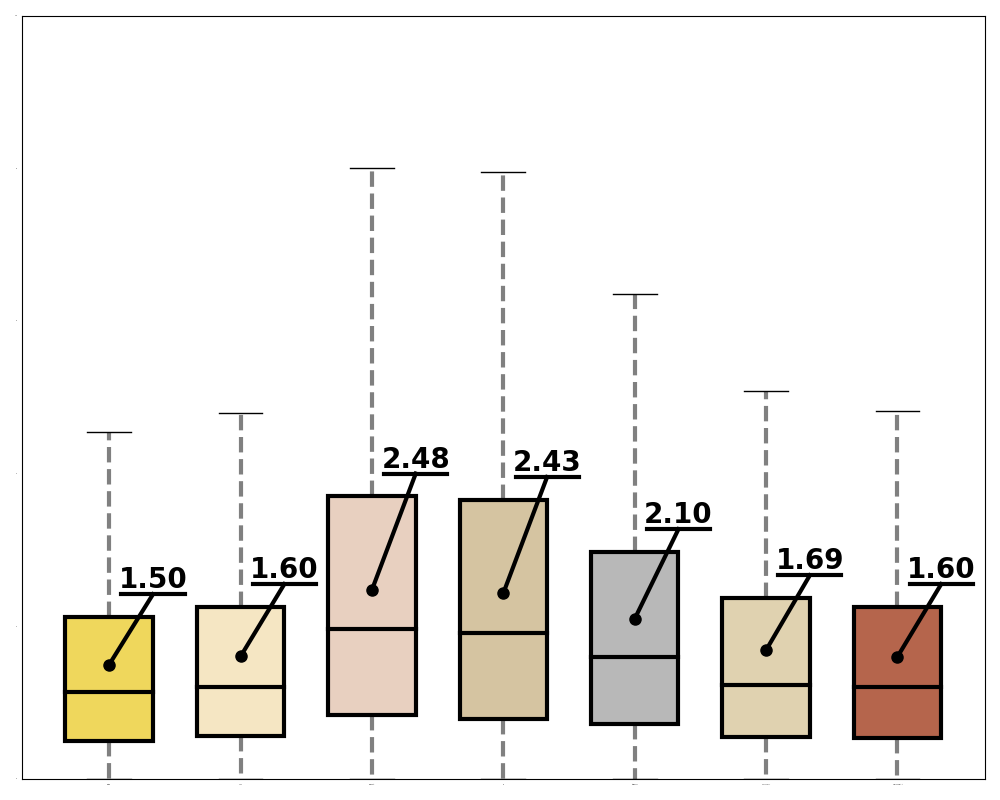

This figure's Python source:
import os 
import matplotlib.pyplot as plt
import numpy as np
from pathlib import Path

script_dir = os.path.dirname(os.path.abspath(__file__))
data_dir = f'{Path(script_dir).parent}/data'
results_dict = np.load(f'{data_dir}/FMAE_fig3b_system_capacity.npy', allow_pickle=True).item()

print(results_dict)
vit_pretrained_ae_from_dict = np.concatenate(results_dict['System']['FMAE']['AE_list'])
LSTM_ae_from_dict = np.concatenate(results_dict['System']['LSTM']['AE_list'])
RF_ae_from_dict = np.concatenate(results_dict['System']['RF']['AE_list'])
XGBoost_ae_from_dict = np.concatenate(results_dict['System']['XGBoost']['AE_list'])
patchtst_ae_from_dict = np.concatenate(results_dict['System']['PatchTST']['AE_list'])
itransformer_ae_from_dict = np.concatenate(results_dict['System']['iTransformer']['AE_list'])
timemixer_ae_from_dict = np.concatenate(results_dict['System']['TimeMixer++']['AE_list'])

# withour numbers
fig, ax = plt.subplots(figsize = (10,8))

visualize_orders = ['FMAE', 'LSTM', 'XGBoost', 'RF', 'PatchTST', 'iTransformer', 'TimeMixer++']
data = [list(np.concatenate(results_dict['System'][order]['AE_list'])) for order in visualize_orders]
colors = [results_dict['System'][order]['color'] for order in visualize_orders]
positions = [(len(data)-1)/(len(data)+1) *(i+1)  for i in range(0, len(data))]
# box plot
boxplot = plt.boxplot(
    data,
    positions = positions,
    patch_artist=True,  
    showfliers=False,   
    labels=visualize_orders,   
    widths = 0.5,
    medianprops=dict(
        color='black',        
        linewidth=3           
    )
)

ae_means = [np.mean(val) for val in data]
box_upper_bounds = [np.percentile(ae, 75) for ae in data]

# draw mean point
for i in range(len(ae_means)):
    ax.plot(positions[i], ae_means[i], 'black', markersize=8, marker='o',zorder=5)  #
    ax.text(positions[i]+0.25, box_upper_bounds[i]+0.3 , f'{ae_means[i]:.2f}',
            ha='center', va='bottom', fontsize=20, 
            color='black', fontweight='bold')
    ax.plot([positions[i], positions[i]+0.25], [ae_means[i], box_upper_bounds[i]+0.3],color='black', linestyle='-', linewidth=3,zorder=5) # mean to text
    ax.plot([positions[i]+0.07, positions[i]+0.43], [box_upper_bounds[i]+0.3, box_upper_bounds[i]+0.3],color='black', linestyle='-', linewidth=3,zorder=5) # hline
    
# fill color for boxes
for box, color in zip(boxplot["boxes"], colors):
    box.set_facecolor(color)
    box.set_edgecolor("black")
    box.set_linewidth(3)
 
plt.setp(boxplot["whiskers"], color="gray", linestyle="--", linewidth = 3)
plt.tick_params(axis='x', which='major', length = 0, labelsize=0)
plt.tick_params(axis='y', which='major', length = 0, labelsize=0)  
plt.ylim(bottom= 0, top = 10)
plt.tight_layout()
plt.savefig(os.path.join(script_dir, f'FMAE_fig3b_system_capacity.png'))
plt.close()

# with numbers
fig, ax = plt.subplots(figsize = (10,8))

visualize_orders = ['FMAE', 'LSTM', 'XGBoost', 'RF', 'PatchTST', 'iTransformer', 'TimeMixer++']
data = [list(np.concatenate(results_dict['System'][order]['AE_list'])) for order in visualize_orders]
colors = [results_dict['System'][order]['color'] for order in visualize_orders]
positions = [(len(data)-1)/(len(data)+1) *(i+1)  for i in range(0, len(data))]
# box plot
boxplot = plt.boxplot(
    data,
    positions = positions,
    patch_artist=True,  
    showfliers=False,   
    labels=visualize_orders,   
    widths = 0.5,
    medianprops=dict(
        color='black',        
        linewidth=3           
    )
)

ae_means = [np.mean(val) for val in data]
box_upper_bounds = [np.percentile(ae, 75) for ae in data]

# draw mean point
for i in range(len(ae_means)):
    ax.plot(positions[i], ae_means[i], 'black', markersize=8, marker='o',zorder=5)  # draw mean point
    ax.text(positions[i]+0.25, box_upper_bounds[i]+0.3 , f'{ae_means[i]:.2f}',
            ha='center', va='bottom', fontsize=20, 
            color='black', fontweight='bold') # draw text
    ax.plot([positions[i], positions[i]+0.25], [ae_means[i], box_upper_bounds[i]+0.3],color='black', linestyle='-', linewidth=3,zorder=5) # mean to text
    ax.plot([positions[i]+0.07, positions[i]+0.43], [box_upper_bounds[i]+0.3, box_upper_bounds[i]+0.3],color='black', linestyle='-', linewidth=3,zorder=5) # hline
    
# fill color for boxes
for box, color in zip(boxplot["boxes"], colors):
    box.set_facecolor(color)
    box.set_edgecolor("black")
    box.set_linewidth(3)
 
plt.setp(boxplot["whiskers"], color="gray", linestyle="--", linewidth = 3)
plt.tick_params(axis='x', which='major', labelsize=13)
plt.tick_params(axis='y', which='major', labelsize=20)  
plt.ylim(bottom= 0, top = 10)
ax.set_ylabel('Absolute error (%)', fontsize=20)
plt.tight_layout()
plt.savefig(os.path.join(script_dir, f'FMAE_fig3b_system_capacity_w_numbers.png'))
plt.close()
